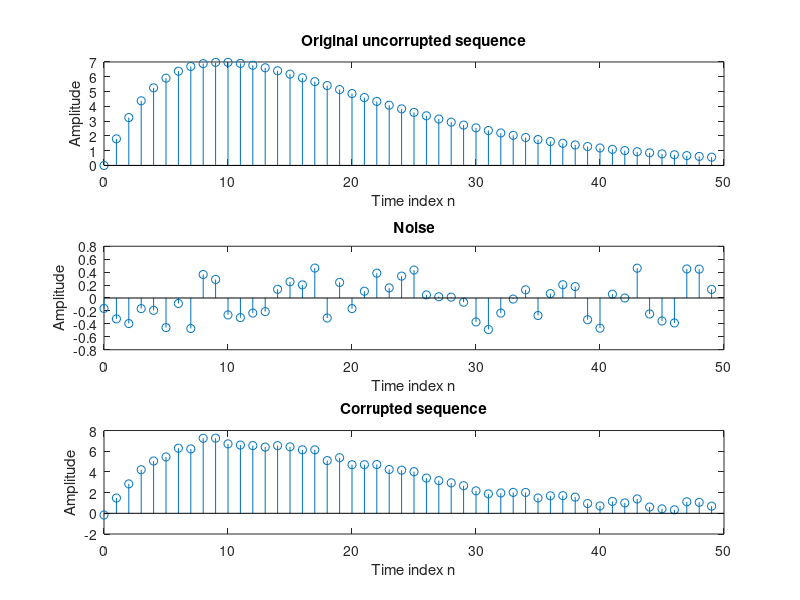
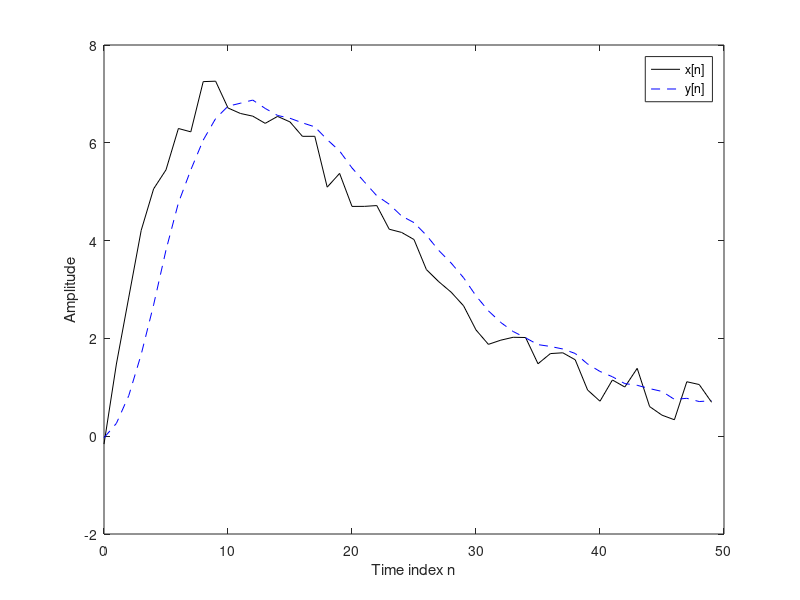

Source code (MATLAB) for these figures, in order:
clear all; clf;

R = 50;
d = rand(R,1)-0.5;   % noise
m = 0:1:R-1;
s = 2*m.*(0.9.^m);   % signal
x  = s + d';                    % noisy signal
figure(1);
subplot(3,1,1);  stem(m,s);
xlabel('Time index n'); ylabel('Amplitude'); title('Original uncorrupted sequence');
subplot(3,1,2);  stem(m,d);
xlabel('Time index n'); ylabel('Amplitude');  title('Noise');
subplot(3,1,3);  stem(m,x);
xlabel('Time index n'); ylabel('Amplitude');  title('Corrupted sequence');

%% moving average
figure(2);
plot(m,d,'r-',m,s,'b--',m,x,'k')
xlabel('Time index n'); ylabel('Amplitude')
legend('d[n]','s[n]','x[n]');

M = input('Number of input samples [2,10] = ');
b = ones(M,1)/M;
y = filter(b,1,x);
plot(m,x,'k-',m,y,'b--')
legend('x[n]','y[n]');
xlabel ('Time index n');ylabel('Amplitude');

pause;
